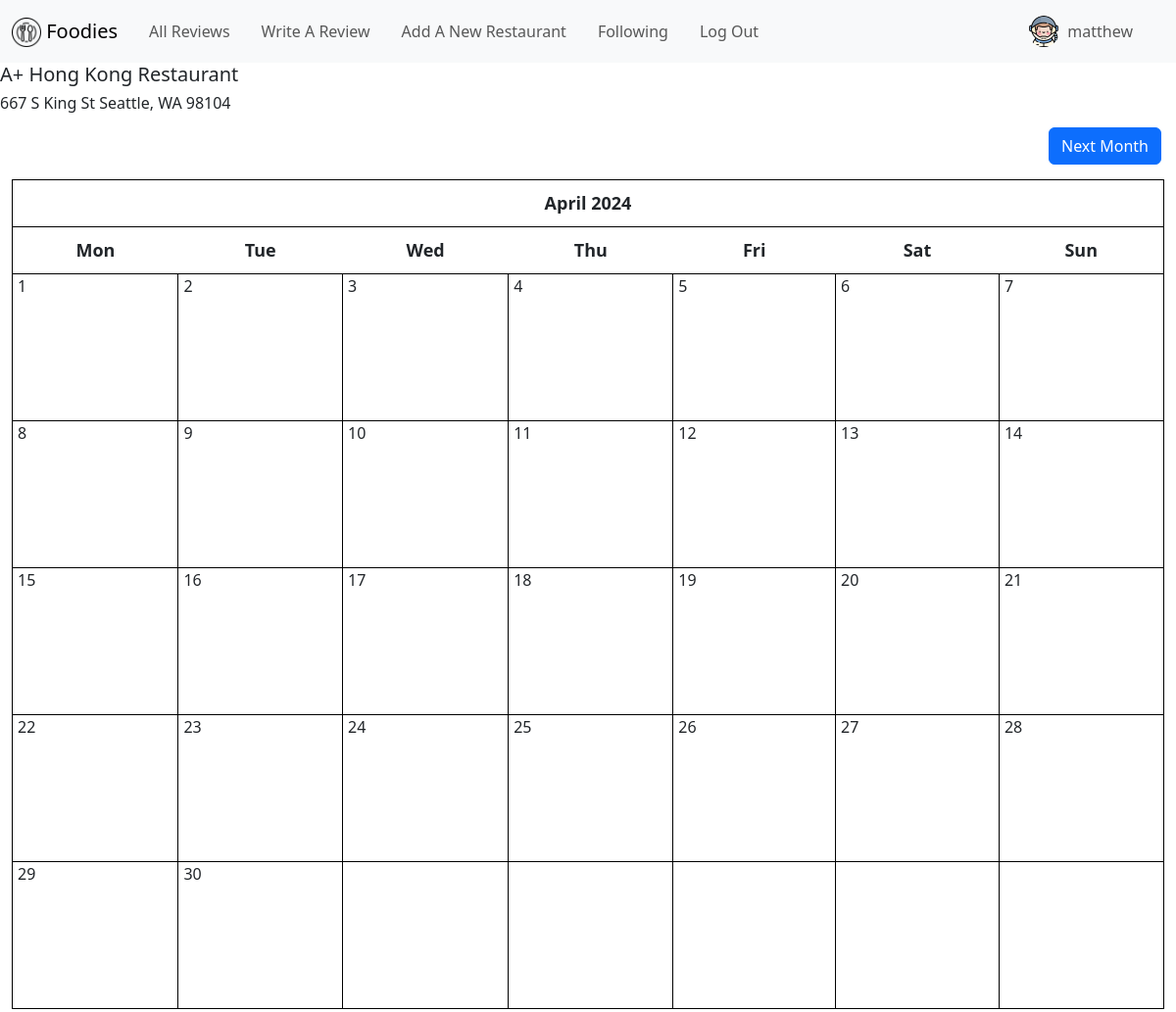
The app's page /dayplanner/20 (signed in) with its own data.
### restaurant/models.py (models this page shows, shortened)
class User(AbstractUser):
    pass

class Profile(models.Model):
    user = models.OneToOneField(User, primary_key=True, on_delete=models.CASCADE)
    name = models.CharField(max_length=200, null=True)
    phone = models.CharField(max_length=200, null=True, blank=True)
    profile_pic = models.ImageField(default="profile.png")
    date_created = models.DateTimeField(auto_now_add=True, null=True)

class Restaurant(models.Model):
    category = models.ForeignKey(Category, on_delete=models.CASCADE, blank=True, null=True, related_name="category")
    name = models.CharField(max_length=200, blank=False)
    address = models.CharField(max_length=200, blank=False)
    owner = models.ForeignKey(User, on_delete=models.CASCADE, blank=True, null=True, related_name="owner")

### restaurant/views.py (the view)
# urls.py: path("dayplanner/<int:restaurant_id>", views.dayplanner, name='dayplanner'),
@csrf_exempt
@login_required
def dayplanner(request, restaurant_id, year=datetime.now().year, month=datetime.now().strftime('%B'), day=datetime.now().strftime('%A')):
    restaurant = Restaurant.objects.get(pk=restaurant_id)
    month = month.title()
    month_number = list(calendar.month_name).index(month)
    cal = Calendar(year, month_number)
    html_cal = cal.formatmonth(year, month_number, restaurant_id, request.user.id, withyear=True)
    day_links = ''
    for day_number in range(1, calendar.monthrange(year, month_number)[1] + 1):
        day_links += f'<a href="/{year}/{month}/{day_number}/">{day_number}</a> '
    now = datetime.now()
    return render(request, "restaurant/calendar.html", {
        "cal": html_cal,
        "restaurant_id": restaurant_id,
        "restaurant": restaurant,
    })

### restaurant/utils.py (called while the page is built)
    def formatday(self, day, events):
        events_per_day = events.filter(start_time__day=day)
        d = ""
        for event in events_per_day:
            d += f'<li> {event.get_html_url} </li>'
        if day != 0:
            return f"<td><span class='date'>{day}</span><ul> {d} </ul></td>"
        return '<td></td>'

    def formatweek(self, theweek, events):
        week = ""
        for d, weekday in theweek:
            week += self.formatday(d, events)
        return f'<tr> {week} </tr>'

    def formatmonth(self, theyear, themonth, restaurant_id, user_id, withyear=True):
        print(restaurant_id)
        events = Event.objects.filter(start_time__year=self.year, start_time__month=self.month, eatery=restaurant_id, customer=user_id)
        cal = f'<table border="0" cellpadding="0" cellspacing="0" class="calendar">\n'
        cal += f'{self.formatmonthname(self.year, self.month, withyear=withyear)}\n'
        cal += f'{self.formatweekheader()}\n'
        for week in self.monthdays2calendar(self.year, self.month):
            cal += f'{self.formatweek(week, events)}\n'
        return cal

### restaurant/templates/restaurant/calendar.html (shortened to what this page needs)
{% extends "restaurant/layout.html" %}
{% load static %}
{% block body %}
    <div>
        <h5> {{ restaurant.name }} </h5>
        <h6> {{ restaurant.address }}</h6>
    </div>
    <div class="clearfix">
        <a class="btn btn-primary right" href="{% url 'next' restaurant_id %}"> Next Month </a>
    </div>
    {{ cal | safe }}
{% endblock %}

### restaurant/templates/restaurant/layout.html (shortened to what this page needs)
{% load static %}
<!DOCTYPE html>
<html lang="en">
    <head>
        <link href="{% static 'restaurant/styles.css' %}" rel="stylesheet">
        <link rel="stylesheet" href="https://stackpath.bootstrapcdn.com/bootstrap/4.4.1/css/bootstrap.min.css">
        <link href="https://cdn.jsdelivr.net/npm/bootstrap@5.3.3/dist/css/bootstrap.min.css" rel="stylesheet">
        <link rel="stylesheet" href="https://use.fontawesome.com/releases/v5.0.10/css/all.css">
        <link rel="stylesheet" href="https://unpkg.com/leaflet@1.9.4/dist/leaflet.css" />
        <link rel="stylesheet" href="https://unpkg.com/leaflet@1.2.0/dist/leaflet.css" />
        <link rel="stylesheet" href="https://unpkg.com/leaflet-routing-machine@latest/dist/leaflet-routing-machine.css" />
        <link rel="stylesheet" href="https://unpkg.com/leaflet-control-geocoder/dist/Control.Geocoder.css" />
    </head>
    <body>
        <body class="vh-100">
            <nav class="navbar navbar-expand-lg bg-light bg-body-tertiary">
                    <div class="container-fluid">
                        <a class="navbar-brand fs-5" href="{% url 'index' %}">
                            <img src="{% static "images/favicon.png" %}" alt="logo" width="30" height="30" class="d-inline-block align-text-top">
                            Foodies
                        </a>
                        <div class="sidebar offcanvas offcanvas-start" tabindex="-1" id="offcanvasNavbar" aria-labelledby="offcanvasNavbarLabel">
                            <div class="offcanvas-body">
                                <ul class="navbar-nav justify-content-start flex-grow-1 pe-3">
                                    {% if user.is_authenticated %}
                                        <li class="nav-item mx-2">
                                            <a class="nav-link" href="{% url 'index' %}">All Reviews</a>
                                        </li>
                                        <li class="nav-item mx-2">
                                            <a class="nav-link" href="{% url 'createReview' %}">Write A Review</a>
                                        </li>
                                        <li class="nav-item mx-2">
                                            <a class="nav-link" href="{% url 'new_restaurant' %}">Add A New Restaurant</a>
                                        </li>
                                        <li class="nav-item mx-2">
                                            <a class="nav-link" href="{% url 'following' %}">Following</a>
                                        </li>
                                        <li class="nav-item mx-2">
                                            <a class="nav-link" href="{% url 'logout' %}">Log Out</a>
                                        </li>
                                    {% endif %}
                                </ul>
                            </div>
                        </div>
                        {% if user.is_authenticated %}
                            <ul class="navbar-nav justify-content-end flex-grow-1 pe-3">
                                <li class="nav-item dropdown mx-2">
                                    <a
                                        class="nav-link dropdown-toggle d-flex align-items-center"
                                        href="{% url 'account' user.id %}"
                                        id="navbarDropdownMenuLink"
                                        role="button"
                                        data-bs-toogle="dropdown"
                                        aria-expanded="false"
                                    >   {% if user.profile.profile_pic.url %}
                                            <img
                                                src="{{ user.profile.profile_pic.url }}"
                                                class="rounded-circle mx-2"
                                                height="32"
                                                alt="Profile Picture"
                                                loading="Avatar"
                                            />
                                            {{ user.profile.name }}
                                        {% else %}
                                            {{ user.username }}
                                        {% endif %}
                                    </a>
                                </li>
                            </ul>
                        {% endif %}
                    </div>
              </nav>
        </body>
        <div class="body">
            {% block body %}
            {% endblock %}
        </div>
    </body>
</html>

### restaurant/static/restaurant/styles.css (style rules this page uses)
body { height: 100%; }
html, body { height: 100%; }
.nav-link { position: relative; }
.nav-link::after { content: ''; opacity: 0; transition: all 0.2s; height: 2px; width: 100%; background-color: blue; position: absolute; bottom: 0; left: 0; }
.calendar { width: 98%; margin: auto; font-size: 13px; }
.calendar tr, .calendar td { border: 1px solid black; }
.calendar th { padding: 10px; text-align: center; font-size: 18px; }
.calendar td { width: 200px; height: 150px; padding: 20px 0px 0px 5px; }
.month { font-size: 25px; }
.date { font-size: 16px; }
ul { height: 100%; padding: 0px 5px 0px 20px; }
a { color: gray; }
.right { float: right; }
.clearfix { margin: 15px; }

### records on screen
User: profile.profile_pic (picture), profile.name "matthew"
Restaurant: name "A+ Hong Kong Restaurant", address "667 S King St Seattle, WA 98104"

### other values on screen
{{ cal | safe }} "April 2024 Mon Tue Wed Thu Fri Sat Sun 1 2 3 4 5 6 7 8 9 10 11 12 13 14 15 16 17 18 19 20 21 22 23 24 25 26 27 28 29 30"
